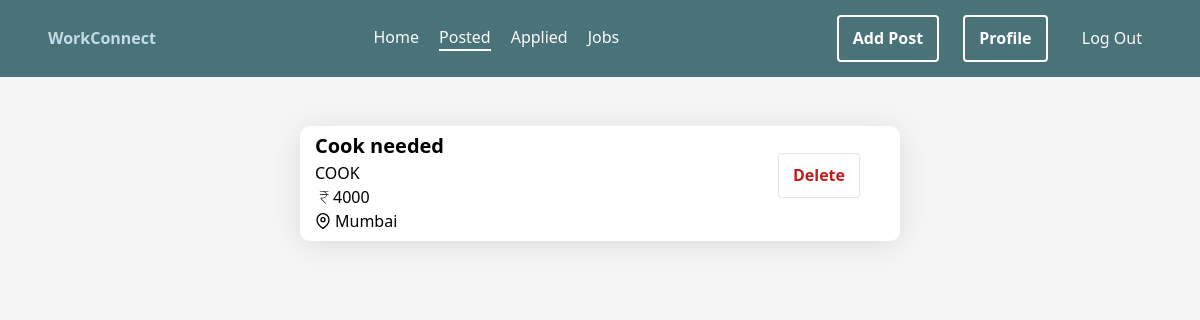
The page /newco/posts (signed in) on the database as committed earlier.
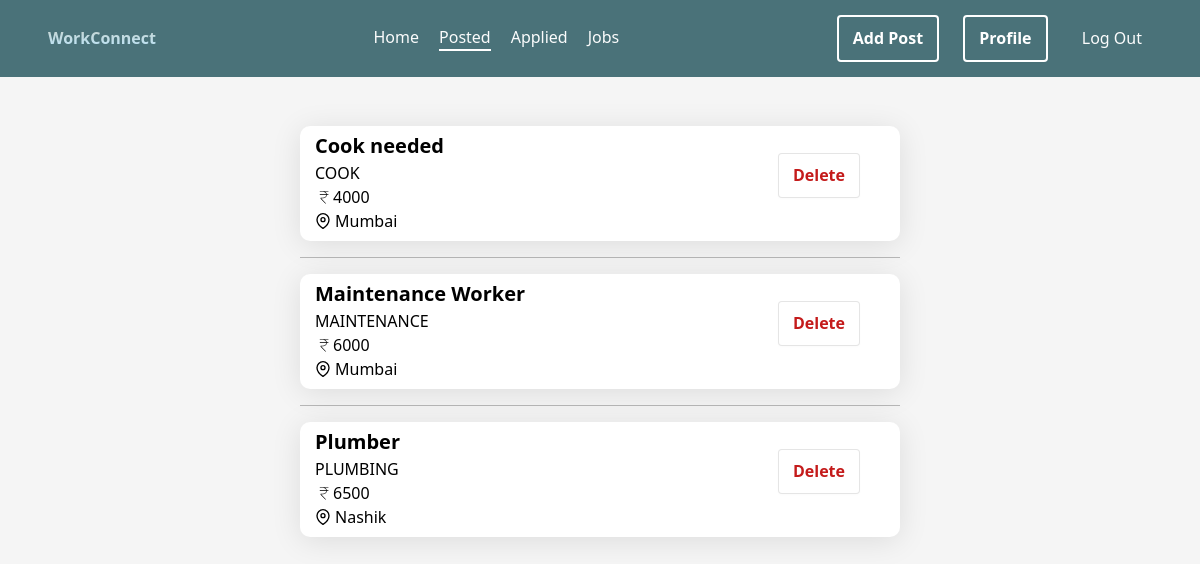
The same page on the database as committed later.
### newco/models.py (models this page shows, shortened)
class Job(models.Model):
    user = models.ForeignKey(User,on_delete=models.CASCADE)
    title = models.CharField(max_length=255)
    description = models.TextField()
    job_specification = models.CharField(default=None,max_length=255)
    salary = models.CharField(max_length=32)
    location = models.CharField(max_length=32)
    people_applied = models.IntegerField(default=0)
    applied = models.ManyToManyField(User,related_name='users_applied',blank=True)

### newco/views.py (the view)
# urls.py: path('posts',views.posts,name='posted'),
def posts(request):
    jobs = Job.objects.filter(user=request.user)
    if jobs.count() == 0:
        jobs = None
    else:
        jobs = reversed(jobs)
    return render(request,'newco/postedjobs.html',{'jobs':jobs})

### newco/templates/newco/postedjobs.html (shortened to what this page needs)
{% extends 'newco/layout.html' %}
{% block body %}
{% if jobs %}
<div class="w-100 h-auto center">
    <div class="w-50 d-block m-3">
        {% for job in jobs %}
        <hr>
            <a href="{% url 'job-profile' job.id %}" class="w-100">
                <div class="post column nothover form w-100 flex-row">
                    <div class="flex-column w-100">
                        <div class="w-100 lead" style="font-weight: 600;">{{ job.title }}</div>
                        <div class="w-100 ">{{ job.job_specification }}</div>
                        <div class="w-100 "><svg xmlns="http://www.w3.org/2000/svg" height="18" width="18" viewBox="50 -850 850 900" stroke-width="2" stroke="black"><path d="M540-172 306-416v-44h114q63 0 116-39.5T588-616H266v-28h320q-11-51-57-83.5T420-760H266v-28h428v28H528q33 17 57 48.5t29 67.5h80v28h-78q2 85-58 134.5T420-432h-90l249 260h-39Z"/></svg>{{ job.salary }}</div>
                        <div class="w-100 " >{{ job.location }}</div>
                    </div>
                </a>
                {% if request.user == job.user %}
                    <div class="w-25 center" style="height: 90px;"><a href="delete/{{ job.id }}"><button type="button" class="del-btn">Delete</button></a></div>
                {% else %}
                    <div class="w-25 center" style="height: 90px;"><a href="{% url 'unapply' job.id %} "><button type="button" class="del-btn">Unapply</button></a></div>
                {% endif %}
            </div>
        {% endfor %}
</div>
{% endif %}
{% endblock %}

Rows that differ between the two databases and show on the page:
now on this page (row edited): Job: title "Maintenance Worker", job_specification "MAINTENANCE", salary "6000", location "Mumbai"
now on this page (row edited): Job: title "Plumber", job_specification "PLUMBING", salary "6500", location "Nashik"
